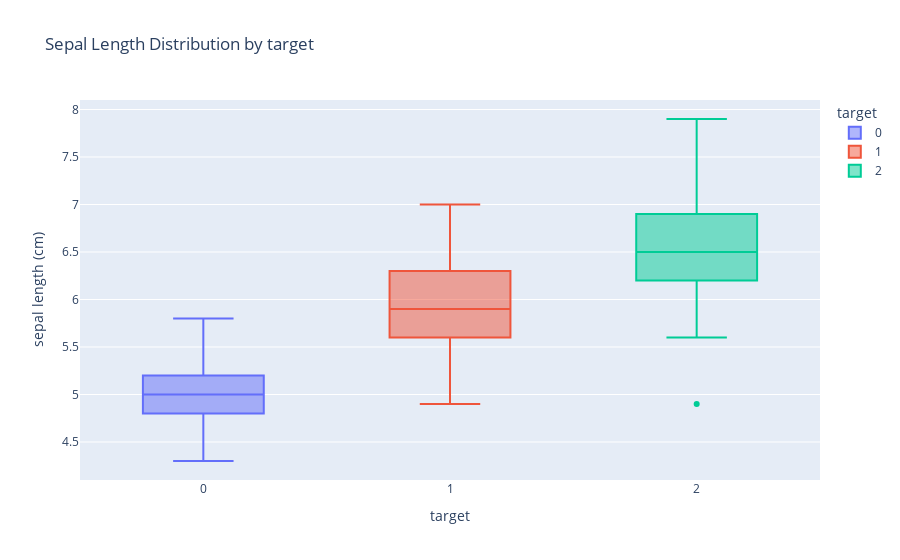

The notebook cell this image was saved under:
### Code cell
# Interactive Box Plot: Sepal length per target
fig_box = px.box(df, x='target', y='sepal length (cm)', color='target',
                 title='Sepal Length Distribution by target')
fig_box.show()

### Figure 1 — Plotly figure (JSON) as saved in the notebook; plotly's stock layout.template omitted (floating-point values rounded to 4 significant figures)
{"data": [{"alignmentgroup": "True", "hovertemplate": "target=%{x}<br>sepal length (cm)=%{y}<extra></extra>", "legendgroup": "0", "marker": {"color": "#636efa"}, "name": "0", "notched": false, "offsetgroup": "0", "orientation": "v", "showlegend": true, "type": "box", "x": [0, 0, 0, 0, 0, 0, 0, 0, 0, 0, 0, 0, 0, 0, 0, 0, 0, 0, 0, 0, 0, 0, 0, 0, 0, 0, 0, 0, 0, 0, 0, 0, 0, 0, 0, 0, 0, 0, 0, 0, 0, 0, 0, 0, 0, 0, 0, 0, 0, 0], "x0": " ", "xaxis": "x", "y": [5.1, 4.9, 4.7, 4.6, 5.0, 5.4, 4.6, 5.0, 4.4, 4.9, 5.4, 4.8, 4.8, 4.3, 5.8, 5.7, 5.4, 5.1, 5.7, 5.1, 5.4, 5.1, 4.6, 5.1, 4.8, 5.0, 5.0, 5.2, 5.2, 4.7, 4.8, 5.4, 5.2, 5.5, 4.9, 5.0, 5.5, 4.9, 4.4, 5.1, 5.0, 4.5, 4.4, 5.0, 5.1, 4.8, 5.1, 4.6, 5.3, 5.0], "y0": " ", "yaxis": "y"}, {"alignmentgroup": "True", "hovertemplate": "target=%{x}<br>sepal length (cm)=%{y}<extra></extra>", "legendgroup": "1", "marker": {"color": "#EF553B"}, "name": "1", "notched": false, "offsetgroup": "1", "orientation": "v", "showlegend": true, "type": "box", "x": [1, 1, 1, 1, 1, 1, 1, 1, 1, 1, 1, 1, 1, 1, 1, 1, 1, 1, 1, 1, 1, 1, 1, 1, 1, 1, 1, 1, 1, 1, 1, 1, 1, 1, 1, 1, 1, 1, 1, 1, 1, 1, 1, 1, 1, 1, 1, 1, 1, 1], "x0": " ", "xaxis": "x", "y": [7.0, 6.4, 6.9, 5.5, 6.5, 5.7, 6.3, 4.9, 6.6, 5.2, 5.0, 5.9, 6.0, 6.1, 5.6, 6.7, 5.6, 5.8, 6.2, 5.6, 5.9, 6.1, 6.3, 6.1, 6.4, 6.6, 6.8, 6.7, 6.0, 5.7, 5.5, 5.5, 5.8, 6.0, 5.4, 6.0, 6.7, 6.3, 5.6, 5.5, 5.5, 6.1, 5.8, 5.0, 5.6, 5.7, 5.7, 6.2, 5.1, 5.7], "y0": " ", "yaxis": "y"}, {"alignmentgroup": "True", "hovertemplate": "target=%{x}<br>sepal length (cm)=%{y}<extra></extra>", "legendgroup": "2", "marker": {"color": "#00cc96"}, "name": "2", "notched": false, "offsetgroup": "2", "orientation": "v", "showlegend": true, "type": "box", "x": [2, 2, 2, 2, 2, 2, 2, 2, 2, 2, 2, 2, 2, 2, 2, 2, 2, 2, 2, 2, 2, 2, 2, 2, 2, 2, 2, 2, 2, 2, 2, 2, 2, 2, 2, 2, 2, 2, 2, 2, 2, 2, 2, 2, 2, 2, 2, 2, 2, 2], "x0": " ", "xaxis": "x", "y": [6.3, 5.8, 7.1, 6.3, 6.5, 7.6, 4.9, 7.3, 6.7, 7.2, 6.5, 6.4, 6.8, 5.7, 5.8, 6.4, 6.5, 7.7, 7.7, 6.0, 6.9, 5.6, 7.7, 6.3, 6.7, 7.2, 6.2, 6.1, 6.4, 7.2, 7.4, 7.9, 6.4, 6.3, 6.1, 7.7, 6.3, 6.4, 6.0, 6.9, 6.7, 6.9, 5.8, 6.8, 6.7, 6.7, 6.3, 6.5, 6.2, 5.9], "y0": " ", "yaxis": "y"}], "layout": {"boxmode": "overlay", "legend": {"title": {"text": "target"}, "tracegroupgap": 0}, "title": {"text": "Sepal Length Distribution by target"}, "xaxis": {"anchor": "y", "categoryarray": [0, 1, 2], "categoryorder": "array", "domain": [0, 1], "title": {"text": "target"}}, "yaxis": {"anchor": "x", "domain": [0, 1], "title": {"text": "sepal length (cm)"}}}}
